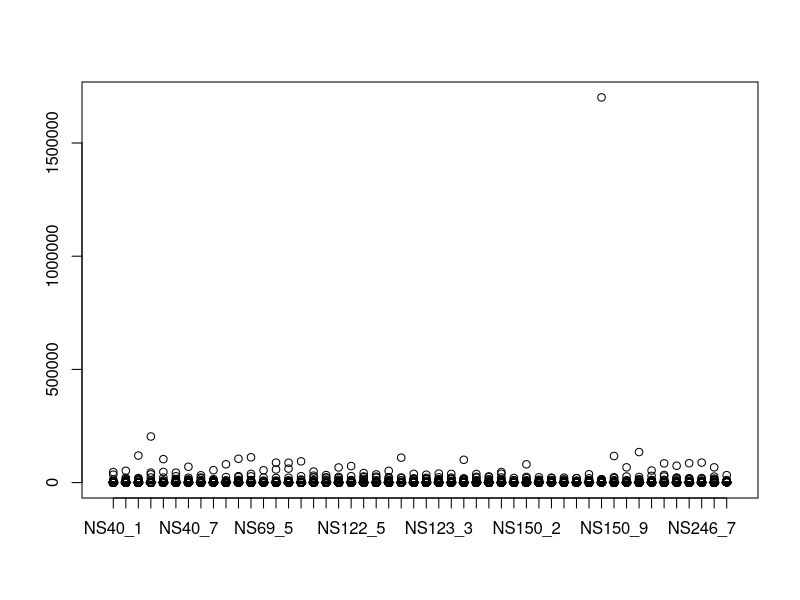
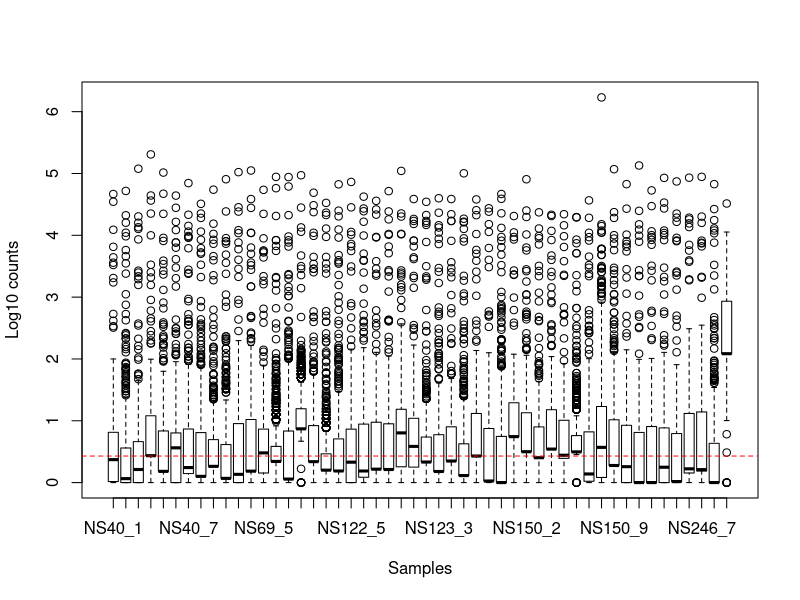

Here is the R script that generated these plots, in order: (Note: this script raises an error after producing the figures.)
#normalizaiton

library(readr)
allproteinsparsed <- read_csv("data.csv")
View(allproteinsparsed)

countdata <- allproteinsparsed
countdata <- as.data.frame(countdata)

rownames(countdata) <- countdata[,1]
rownames(countdata)
countdata <- countdata[,-1]
head(countdata)


#countdata <- countdata[-c(799:828),]
#tail(countdata)

countdata <- as.matrix(countdata)
boxplot(countdata, col= rainbow(countdata))


#log2 transformed for limma analysis 
#https://www.ncbi.nlm.nih.gov/pmc/articles/PMC2758752/
logcount <- log(countdata, 10)
logcount <- as.matrix(logcount)
class(logcount) <- "numeric"
boxplot(logcount, col = rainbow(logcount),xlab="Samples", ylab="Log10 counts", title = "Distribution of samples")
abline(h = median(logcount), col="red", lwd=1, lty=2)




##Arguments##
#x	
#numeric matrix, or object which can be coerced to a numeric matrix, containing log-expression values.
#weights	
#numeric vector of probe weights. Must be non-negative.
#span	
#span of loess smoothing window, between 0 and 1.
#iterations	
#number of times to cycle through all pairs of columns.
#method	
#character string specifying which variant of the cyclic loess method to use. Options are "fast", "affy" or "pairs".
####

norlogcount <- normalizeCyclicLoess(logcount, weights = NULL, span=0.5, iterations = 30, method = "fast")

boxplot(norlogcount, col = rainbow(norlogcount),xlab="samples", ylab="Log10 counts")
abline(h = median(norlogcount), col="green", lwd=1, lty=2)
write.csv(norlogcount, file = "norlogcount.csv")
write.csv(tlogcount,file = "tlogcount.csv")
write.csv(sampleinfo, file = "sampleinfo.csv")
